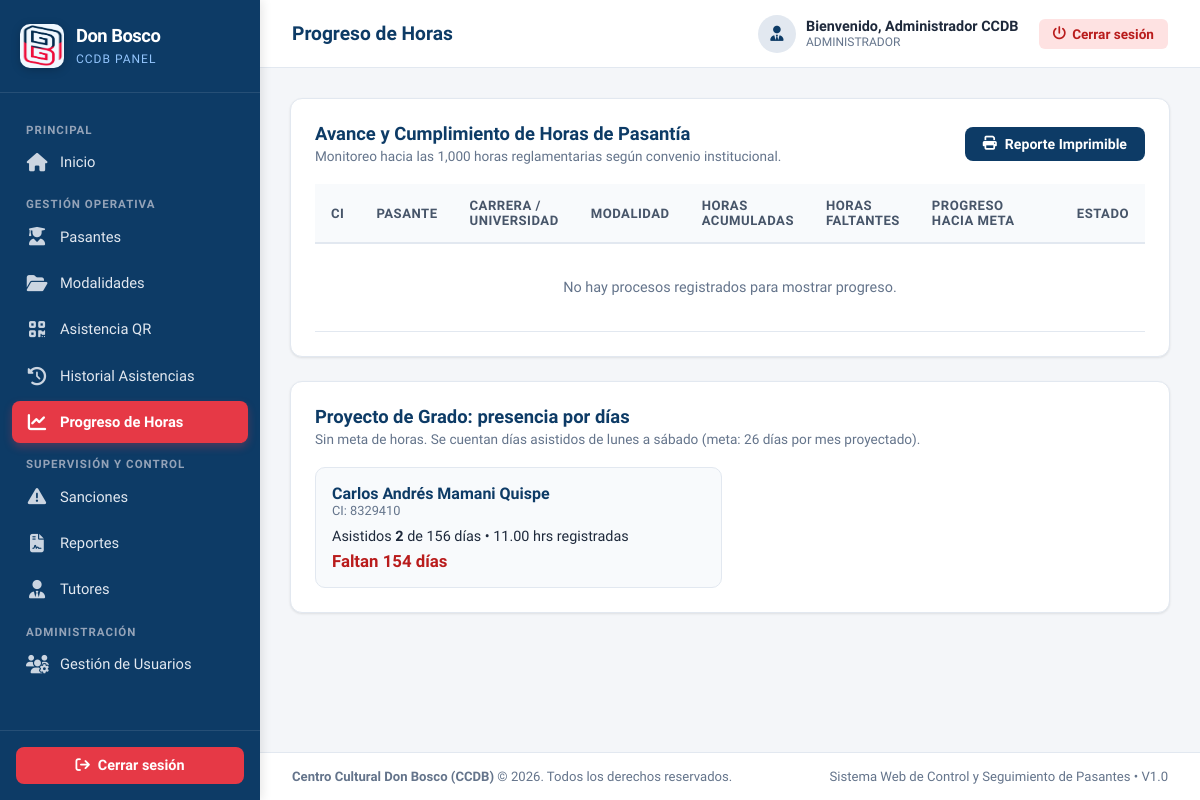
Page /views/asistencias/progreso_horas.php (signed in) on the committed database.
### tables this page shows
CREATE TABLE IF NOT EXISTS procesos (
    id_proceso INT UNSIGNED AUTO_INCREMENT PRIMARY KEY,
    id_pasante INT UNSIGNED NULL,
    id_institucion INT UNSIGNED NOT NULL,
    id_modalidad INT UNSIGNED NULL,
    id_tutor INT UNSIGNED NULL,
    id_turno INT UNSIGNED NULL,
    fecha_inicio DATE NOT NULL,
    fecha_fin DATE NULL,
    horas_requeridas INT UNSIGNED NULL,
    estado VARCHAR(30) NOT NULL DEFAULT 'EN_CURSO',
    observacion TEXT,
    fecha_registro DATETIME NOT NULL DEFAULT CURRENT_TIMESTAMP,
    CONSTRAINT fk_procesos_pasante
        FOREIGN KEY (id_pasante)
        REFERENCES pasantes(id_pasante)
        ON UPDATE CASCADE
        ON DELETE RESTRICT,
    CONSTRAINT fk_procesos_institucion
        FOREIGN KEY (id_institucion)
        REFERENCES instituciones(id_institucion)
        ON UPDATE CASCADE
        ON DELETE RESTRICT,
    CONSTRAINT fk_procesos_modalidad
        FOREIGN KEY (id_modalidad)
        REFERENCES modalidades(id_modalidad)
        ON UPDATE CASCADE
        ON DELETE RESTRICT,
    CONSTRAINT fk_procesos_tutor
        FOREIGN KEY (id_tutor)
        REFERENCES tutores(id_tutor)
        ON UPDATE CASCADE
        ON DELETE SET NULL
);

CREATE TABLE IF NOT EXISTS pasantes (
    id_pasante INT UNSIGNED AUTO_INCREMENT PRIMARY KEY,
    id_usuario INT UNSIGNED NULL,
    id_universidad INT UNSIGNED NOT NULL,
    id_carrera INT UNSIGNED NOT NULL,
    ci VARCHAR(30) NOT NULL UNIQUE,
    nombres VARCHAR(100) NOT NULL,
    apellidos VARCHAR(100) NOT NULL,
    correo VARCHAR(150),
    telefono VARCHAR(30),
    semestre VARCHAR(50),
    fecha_nacimiento DATE NULL,
    direccion TEXT NULL,
    foto VARCHAR(255) NULL,
    estado VARCHAR(30) NOT NULL DEFAULT 'ACTIVO',
    fecha_registro DATETIME NOT NULL DEFAULT CURRENT_TIMESTAMP,
    CONSTRAINT fk_pasantes_usuario
        FOREIGN KEY (id_usuario)
        REFERENCES usuarios(id_usuario)
        ON UPDATE CASCADE
        ON DELETE SET NULL,
    CONSTRAINT fk_pasantes_universidad
        FOREIGN KEY (id_universidad)
        REFERENCES instituciones(id_institucion)
        ON UPDATE CASCADE
        ON DELETE RESTRICT,
    CONSTRAINT fk_pasantes_carrera
        FOREIGN KEY (id_carrera)
        REFERENCES carreras(id_carrera)
        ON UPDATE CASCADE
        ON DELETE RESTRICT
);

### config/auth.php (called while the page is built, shortened)
<?php
class Auth {
    public static function check() {
        if (isset($_SESSION['user_id']) && !empty($_SESSION['user_id'])) {
            return true;
        }
        return self::restoreFromCookie();
    }
    public static function isPasante() {
        return self::check() && in_array(($_SESSION['user_role_name'] ?? ''),
            ['PASANTE', 'TRABAJO DIRIGIDO', 'PROYECTO DE GRADO'], true);
    }
}

### views/asistencias/progreso_horas.php (the view, shortened to what this page needs)
<?php
require_once __DIR__ . '/../../config/auth.php';
$db = Database::getConnection();
if (Auth::isPasante()) {
    $stmt = $db->prepare("SELECT * FROM vista_horas_proceso WHERE ci = :ci ORDER BY horas_acumuladas DESC");
    $stmt->execute([':ci' => trim(Auth::user()['ci'] ?? '')]);
    $procesosHoras = $stmt->fetchAll();
    $esPropio = true;
} else {
    $sql = "SELECT * FROM vista_horas_proceso ORDER BY horas_acumuladas DESC";
    $stmt = $db->query($sql);
    $procesosHoras = $stmt->fetchAll();
    $esPropio = false;
}
require_once __DIR__ . '/../../includes/header.php';
require_once __DIR__ . '/../../includes/sidebar.php';
?>
<div class="main-wrapper">
    <?php require_once __DIR__ . '/../../includes/navbar.php'; ?>
    <main class="content-body">
        <div class="card">
            <div class="card-header-flex">
                <div>
                    <h3 class="card-title"><?= $esPropio ? 'Mi Progreso de Horas' : 'Avance y Cumplimiento de Horas de Pasantía' ?></h3>
                    <p style="font-size: 0.85rem; color: var(--text-muted); margin-top: 4px;">
                        Monitoreo hacia las 1,000 horas reglamentarias según convenio institucional.
                    </p>
                </div>
                <?php if (!$esPropio): ?>
                <a href="../modalidades/reporte_avance.php" class="btn btn-primary">
                    <i class="fa-solid fa-print"></i> Reporte Imprimible
                </a>
                <?php endif; ?>
            </div>
            <div class="table-responsive">
                <table class="table-custom">
                    <thead>
                        <tr>
                            <th>CI</th>
                            <th>Pasante</th>
                            <th>Carrera / Universidad</th>
                            <th>Modalidad</th>
                            <th>Horas Acumuladas</th>
                            <th>Horas Faltantes</th>
                            <th style="width: 250px;">Progreso hacia Meta</th>
                            <th>Estado</th>
                        </tr>
                    </thead>
                    <tbody>
                        <?php if (empty($procesosHoras)): ?>
                            <tr>
                                <td colspan="8" style="text-align: center; color: var(--text-muted); padding: 35px;">
                                    No hay procesos registrados para mostrar progreso.
                                </td>
                            </tr>
                        <?php endif; ?>
                    </tbody>
                </table>
            </div>
        </div>
        <?php
        $pgSql = "SELECT pr.id_proceso, p.nombres, p.apellidos, p.ci, pr.fecha_inicio, pr.fecha_fin,
                         COUNT(DISTINCT CASE WHEN DAYOFWEEK(a.fecha) <> 1 AND a.hora_entrada IS NOT NULL THEN a.fecha END) AS dias_asistidos,
                         ROUND(COALESCE(SUM(CASE WHEN a.hora_entrada IS NOT NULL AND a.hora_salida IS NOT NULL THEN TIME_TO_SEC(TIMEDIFF(a.hora_salida, a.hora_entrada)) / 3600.0 ELSE 0 END), 0), 2) AS horas_reg
                  FROM procesos pr
                  INNER JOIN pasantes p ON pr.id_pasante = p.id_pasante
                  INNER JOIN modalidades m ON pr.id_modalidad = m.id_modalidad
                  LEFT JOIN asistencias a ON a.id_proceso = pr.id_proceso
                  WHERE pr.estado = 'EN_CURSO' AND m.nombre = 'Proyecto de Grado'";
        $pgParams = [];
        $pgSql .= " GROUP BY pr.id_proceso ORDER BY p.apellidos";
        $stmtPg = $db->prepare($pgSql);
        $stmtPg->execute($pgParams);
        $pgRows = $stmtPg->fetchAll();
        ?>
        <div class="card" style="margin-top: 24px;">
            <div class="card-header-flex">
                <div>
                    <h3 class="card-title">Proyecto de Grado: presencia por días</h3>
                    <p style="font-size: 0.85rem; color: var(--text-muted); margin-top: 4px;">
                        Sin meta de horas. Se cuentan días asistidos de lunes a sábado (meta: 26 días por mes proyectado).
                    </p>
                </div>
            </div>
            <div style="display: grid; grid-template-columns: repeat(auto-fill, minmax(280px, 1fr)); gap: 16px;">
                <?php if (empty($pgRows)): ?>
                    <p style="color: var(--text-muted); font-size: 0.88rem;">No hay procesos de Proyecto de Grado en curso.</p>
                <?php else: ?>
                    <?php foreach ($pgRows as $g):
                        $metaMeses = 6;
                        if (!empty($g['fecha_inicio']) && !empty($g['fecha_fin'])) {
                            $dd1 = new DateTime($g['fecha_inicio']);
                            $dd2 = new DateTime($g['fecha_fin']);
                            if ($dd2 > $dd1) {
                                $ddiff = $dd1->diff($dd2);
                                $metaMeses = max(1, $ddiff->y * 12 + $ddiff->m);
                            }
                        }
                        $metaDias = $metaMeses * 26;
                        $faltan = max(0, $metaDias - (int)$g['dias_asistidos']);
                    ?>
                        <div style="border: 1px solid var(--border-color); border-radius: 10px; padding: 16px; background: #f8fafc;">
                            <div style="font-weight: 800; color: var(--primary-blue);"><?= htmlspecialchars($g['nombres'] . ' ' . $g['apellidos']) ?></div>
                            <div style="font-size: 0.8rem; color: var(--text-muted);">CI: <?= htmlspecialchars($g['ci']) ?></div>
                            <div style="margin-top: 10px; font-size: 0.9rem;">
                                Asistidos <strong><?= (int)$g['dias_asistidos'] ?></strong> de <?= $metaDias ?> días
                                &bull; <?= htmlspecialchars($g['horas_reg']) ?> hrs registradas
                            </div>
                            <div style="margin-top: 6px; font-size: 1.05rem; font-weight: 800; color: #b91c1c;">
                                Faltan <?= $faltan ?> días
                            </div>
                        </div>
                    <?php endforeach; ?>
                <?php endif; ?>
            </div>
        </div>
    </main>
    <?php require_once __DIR__ . '/../../includes/footer.php'; ?>

### assets/css/style.css (style rules this page uses)
:root { --primary-blue: #0d3b66; --secondary-blue: #1d4e89; --primary-red: #e63946; --hover-red: #c92a37; --bg-color: #f4f6f9; --sidebar-width: 260px; --navbar-height: 68px; --card-bg: #ffffff; --text-dark: #1e293b; --text-muted: #64748b; --border-color: #e2e8f0; --border-radius: 12px; --shadow-sm: 0 1px 3px rgba(0,0,0,0.06), 0 1px 2px rgba(0,0,0,0.04); --shadow-md: 0 4px 6px -1px rgba(0,0,0,0.07), 0 2px 4px -1px rgba(0,0,0,0.04); --shadow-lg: 0 10px 15px -3px rgba(0,0,0,0.08), 0 4px 6px -2px rgba(0,0,0,0.03); }
* { box-sizing: border-box; margin: 0; padding: 0; }
body { font-family: 'Segoe UI', system-ui, -apple-system, BlinkMacSystemFont, Roboto, sans-serif; background-color: var(--bg-color); color: var(--text-dark); display: block; min-height: 100vh; }
.main-wrapper { margin-left: var(--sidebar-width); width: calc(100% - var(--sidebar-width)); min-height: 100vh; display: flex; flex-direction: column; }
.content-body { padding: 30px; flex-grow: 1; }
.card { background: var(--card-bg); border-radius: var(--border-radius); border: 1px solid var(--border-color); box-shadow: var(--shadow-sm); padding: 24px; margin-bottom: 24px; }
.card-header-flex { display: flex; justify-content: space-between; align-items: center; margin-bottom: 20px; }
.card-title { font-size: 1.15rem; font-weight: 700; color: var(--primary-blue); }
.table-responsive { overflow-x: auto; }
.table-custom { width: 100%; border-collapse: collapse; text-align: left; }
.table-custom th { background: #f8fafc; padding: 14px 16px; font-size: 0.82rem; font-weight: 700; text-transform: uppercase; color: #475569; border-bottom: 2px solid var(--border-color); letter-spacing: 0.5px; }
.table-custom td { padding: 14px 16px; font-size: 0.9rem; border-bottom: 1px solid var(--border-color); color: #334155; vertical-align: middle; }
.btn { padding: 9px 18px; border-radius: 8px; font-size: 0.88rem; font-weight: 600; text-decoration: none; cursor: pointer; display: inline-flex; align-items: center; gap: 8px; border: none; transition: all 0.2s; }
.btn-primary { background-color: var(--primary-blue); color: #ffffff; }

### rows in the picture
procesos: id_pasante.apellidos "Carlos Andrés Mamani Quispe", id_pasante.ci "8329410", dias_asistidos "2", metaDias "156", horas_reg "11.00", faltan "154"

### other values in the picture
$pageTitle "Progreso de Horas"
$currentUser['nombre'] "Administrador CCDB"
$currentUser['rol_name'] "ADMINISTRADOR"
